Frame 1 (no input): blank canvas, image omitted
Frame 60 (the mouse pressed at the canvas centre just before this capture): blank canvas, image omitted
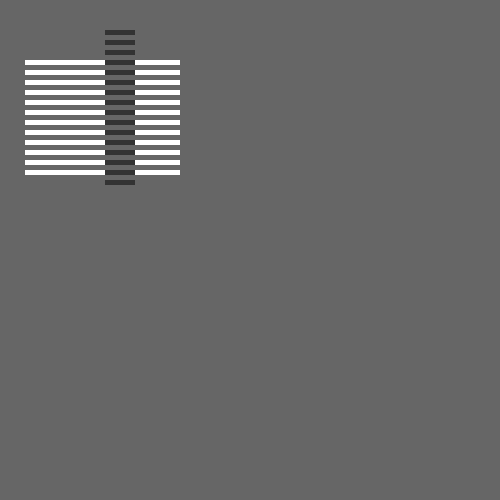
Frame 120 (the mouse held since frame 60 and released just before this capture)

The Processing sketch whose frames 1 and 60 were blank and that drew this single picture after the mouse press (run headless with seeded random() and noise(); from frame 60 on, the mouse is pressed at the canvas centre):

// Processing sketch: test07
// ── test07.pde
int k;

void setup(){
  size(500,500);
  noStroke();
}

void draw(){
  background(102);
  
  fill(255);
  k = 60;
  for(int i=0; i<mouseX/20; i++){
    rect(25,k,155,5);
    k = k + 10;
  }
  
  fill(51);
  k = 180;
  for(int i=0; i < mouseY/15; i++){
    rect(105,k,30,5);
    k = k - 10;
  }
}
